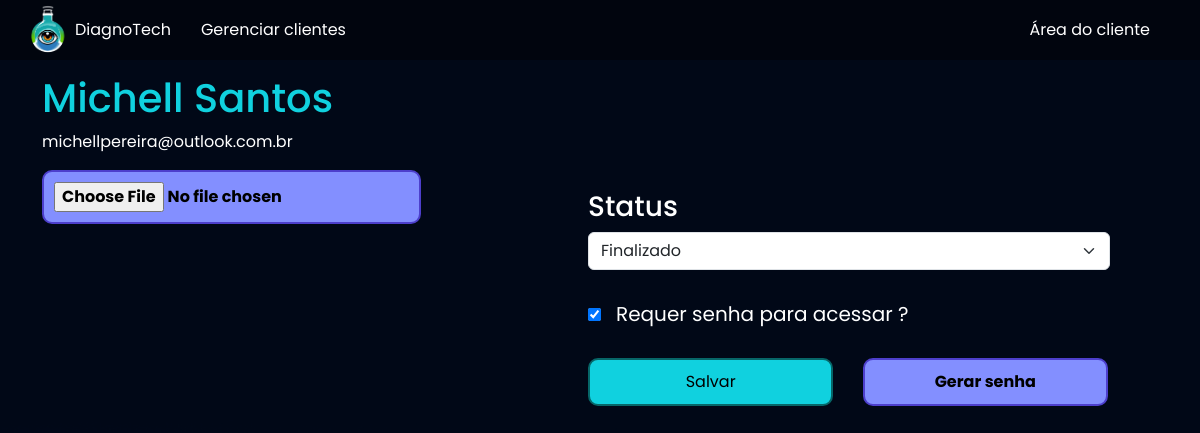
The page /empresarial/exame_cliente/18 (signed in) on the database its author committed.
### exames/models.py (models this page shows, shortened)
class SolicitacaoExame(models.Model):
    usuario = models.ForeignKey(User, on_delete=models.DO_NOTHING)
    exame = models.ForeignKey(TiposExames, on_delete=models.DO_NOTHING)
    choice_status = (
        ('E', 'Em análise'),
        ('F', 'Finalizado')
    )
    status = models.CharField(max_length=2, choices=choice_status)
    resultado = models.FileField(upload_to="resultados", null=True, blank=True)
    requer_senha = models.BooleanField(default=False)
    senha = models.CharField(max_length=16, null=True, blank=True)

### empresarial/views.py (the view)
# urls.py: path('exame_cliente/<int:exame_id>', views.exame_cliente, name="exame_cliente"),
@staff_member_required
def exame_cliente(request, exame_id):
    exame = SolicitacaoExame.objects.get(id=exame_id)
    return render(request, 'exame_cliente.html', {'exame': exame})

### empresarial/templates/exame_cliente.html (shortened to what this page needs)
{% extends "bases/base.html" %} {% load static %} {% block 'head' %}
<link href="{% static 'exames/css/css.css' %}" rel="stylesheet" />
<link href="{% static 'exames/css/gerenciar_pedidos.css' %}" rel="stylesheet" />
<link href="{% static 'exames/css/gerenciar_exames.css' %}" rel="stylesheet" />
{% endblock 'head' %} {% block 'conteudo' %}
<br />
<div class="container">
  <div class="row">
    <h3 class="font-destaque">{{exame.usuario.get_full_name}}</h3>
    <p>{{exame.usuario.email}}</p>
    <br />
    <div class="row">
      <form action="{% url 'alterar_dados_exame' exame.id %}" method="POST" class="row" enctype="multipart/form-data">
        <div class="col-md-6">
          <input type="FILE" value="Alterar PDF" class="btn-secundario" name="resultado" />
          <br />
          <br />
        </div>
        <div class="col-md-6">
          <h3>Status</h3>
          <select name="status" id="" class="form-select">
            {% if exame.status == 'E' %}
            <option style="color: black;" selected value="E">Em análise</option>
            <option style="color: black;" value="F">Finalizado</option>
            {% elif exame.status == 'F' %}
            <option style="color: black;" selected value="F">Finalizado</option>
            {% endif %}
          </select>
          <br />
          {% if exame.requer_senha %}
          <input type="checkbox" class="checkbox" name="requer_senha" id="requer_senha" checked /><label
            class="requer_senha" for="requer_senha">Requer senha para acessar ?</label>
          {% else %}
          <input type="checkbox" class="checkbox" name="requer_senha" id="requer_senha" /><label class="requer_senha"
            for="requer_senha">Requer senha para acessar ?</label>
          {% endif %}
          <br />
          <br />
          <div class="buttons">
            <input type="submit" value="Salvar" class="btn-default" style="width: 47%;" />
            <a href="{% url 'gerar_senha' exame.id %}" target="_blank"><input type="button" style="width: 47%;" class="btn-secundario"
                value="Gerar senha"></a>
          </div>
        </div>
      </form>
    </div>
  </div>
  {% endblock 'conteudo' %}

### templates/static/geral/css/base.css (style rules this page uses)
:root { --main-color: #151c34; --dark-color: #0c121c; --light-color: #10d1df; --contrast-color: #f4c96b; --differential-color: #066668; }
* { color: white; font-family: "Poppins", sans-serif; }
.font-destaque { color: var(--light-color); font-size: 40px; }
.btn-default { background-color: var(--light-color); color: black; width: 31%; padding: 10px; margin-right: 25px; border: 2px solid var(--differential-color); border-radius: 10px; transition: 0.3s; }

### templates/static/exames/css/css.css (style rules this page uses)
body { background-image: url("/static/geral/img/bg2.png"); background-size: cover; background-repeat: no-repeat; }
.checkbox { margin-right: 10px; cursor: pointer; }
label { font-size: 20px; margin: 5px; cursor: pointer; transition: 0.3s; }
.btn-secundario { background-color: #838fff; color: black; padding: 10px; font-weight: bold; border: 2px solid #4d3fcc; border-radius: 10px; transition: 0.3s; cursor: pointer; }
.buttons { width: 100%; }

### templates/static/exames/css/gerenciar_exames.css (style rules this page uses)
h3 { padding-top: 20px; }

### rows shown on the page
SolicitacaoExame: usuario.get_full_name "Michell Santos", usuario.email "michellpereira@outlook.com.br", status "Finalizado"
